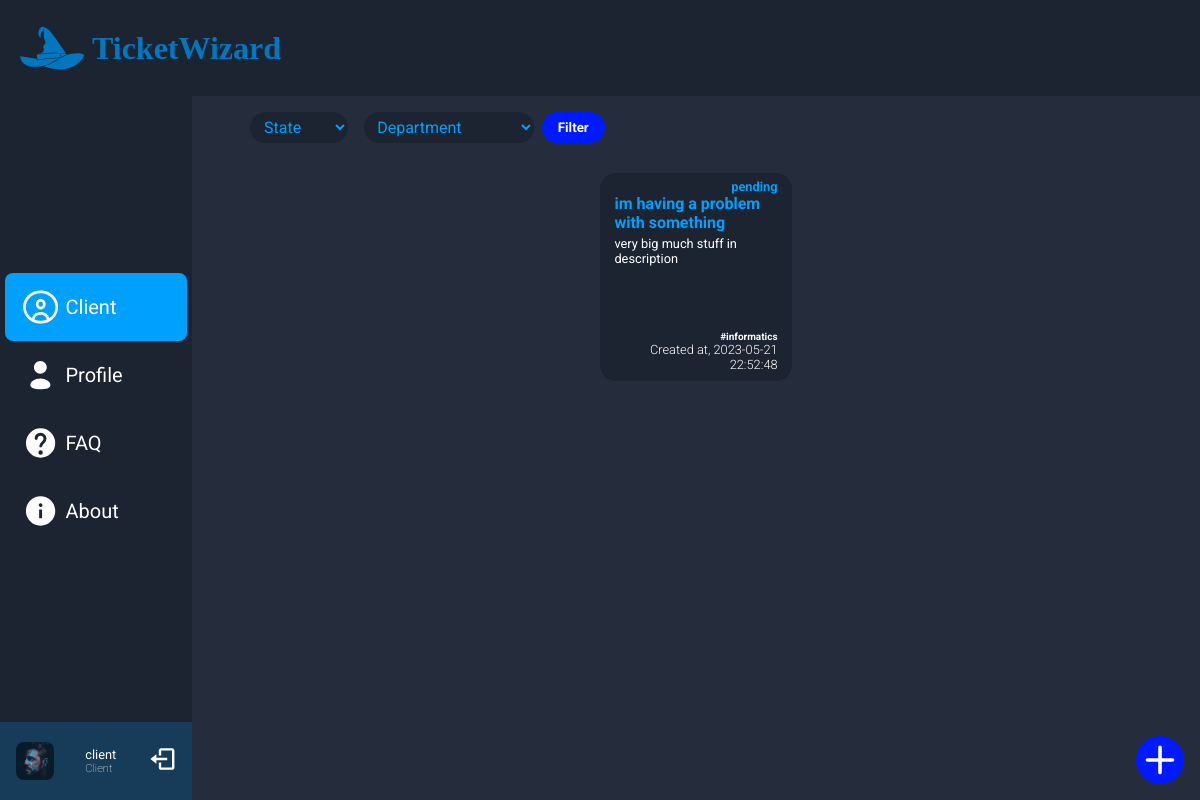
The page /pages/client.php (signed in) on the database its author committed.
### tables this page shows
CREATE TABLE User (
    --ID'S
    id INTEGER PRIMARY KEY AUTOINCREMENT,

    --CONTENT
    username VARCHAR(50) NOT NULL,
    password VARCHAR(50) NOT NULL,
    email VARCHAR(50) NOT NULL,
    full_name VARCHAR(100) NOT NULL,
    image VARCHAR(100),
    created_at TIMESTAMP DEFAULT CURRENT_TIMESTAMP
);

CREATE TABLE Ticket (
    --ID'S
    id INTEGER PRIMARY KEY AUTOINCREMENT,
    user_id INTEGER NOT NULL,
    user_assigned_id INTEGER ,
    department INTEGER,

    --CONTENT
    title VARCHAR(100) NOT NULL,
    description TEXT NOT NULL,
    status INTEGER DEFAULT 3,
    priority VARCHAR(20) ,
    created_at DEFAULT CURRENT_TIMESTAMP,
    updated_at DATETIME,
    isClosed INTEGER NOT NULL CHECK (isClosed IN (0,1)),

    --FOREIGN KEYS
    FOREIGN KEY (user_id) REFERENCES Users(id),
    FOREIGN KEY (user_assigned_id) REFERENCES Users(id),
    FOREIGN KEY (department) REFERENCES Department(id)
);

CREATE TABLE State_(
    --ID'S
    id INTEGER PRIMARY KEY AUTOINCREMENT,

    --CONTENT
    name VARCHAR(50) NOT NULL
);

CREATE TABLE TicketHashtags (
    ticket_id INTEGER,
    hashtag_id INTEGER,

    FOREIGN KEY (ticket_id) REFERENCES Ticket(id),
    FOREIGN KEY (hashtag_id) REFERENCES Hashtags(id)
);

CREATE TABLE Hashtags(
    --ID'S
    id INTEGER PRIMARY KEY AUTOINCREMENT,

    --CONTENT
    name VARCHAR(50) NOT NULL
);

### database/User.class.php (called while the page is built, shortened)
<?php
class User{
    public ?int $id;
    public function __construct(?int $id, string $username, string $password, string $email, string $fullName,string $image) {
        $this->id=$id;
        $this->fullName = $fullName;
        $this->image = $image;
    }
    public function whatPermission($db) {
        $stmt = $db->prepare("SELECT * FROM Admin WHERE id = ?");
        $stmt->execute([$this->id]);
        $result = $stmt->fetch();
        $stmt = $db->prepare("SELECT * FROM Agent WHERE id = ?");
        $stmt->execute([$this->id]);
        $result = $stmt->fetch();
        $stmt = $db->prepare("SELECT * FROM Client WHERE id = ?");
        $stmt->execute([$this->id]);
        $result = $stmt->fetch();
        if($result !== false) return 'Client';
        return null;
    }
    static function getUser($db, int $id) {
        $stmt = $db->prepare('
        SELECT *
        FROM User
        WHERE id = ?
        ');
        $stmt->execute(array($id));
        $user = $stmt->fetch();
        return new User(
            $user['id'],
            $user['username'],
            $user['password'],
            $user['email'],
            $user['full_name'],
            $user['image']
        );
    }
}
?>

### session.php (called while the page is built, shortened)
<?php
  class Session {
    public function getId() : ?int {
      return isset($_SESSION['id']) ? $_SESSION['id'] : null;
    }
  }
?>

### database/Ticket.class.php (called while the page is built, shortened)
<?php
function getTicketsFromClient($db, int $user_id) {
    $stmt = $db->prepare('
    SELECT id, user_id, user_assigned_id, department, title, description, status, priority, created_at, updated_at, isClosed
    FROM Ticket
    WHERE user_id = ?
    ');
    $stmt->execute(array($user_id));
    $tickets = $stmt->fetchAll();
    return $tickets;
}
function getStatusName($db, $id) {
    $stmt = $db->prepare('SELECT name FROM State_ WHERE id = ?');
    $stmt->execute(array($id));
    $status = $stmt->fetch();
    return $status['name'];
}
function getHashtagName($db, $id) {
    $stmt = $db->prepare('SELECT name FROM Hashtags WHERE id = ?');
    $stmt->execute(array($id));
    $hashtagname= $stmt->fetch();
    return $hashtagname['name'];
}
function getTicketHashtags($db, $id) {
    $stmt = $db->prepare('SELECT hashtag_id FROM TicketHashtags WHERE ticket_id = ?');
    $stmt->execute(array($id));
    $hashtags= $stmt->fetchAll();
    return $hashtags;
}

### templates/clientTickets.php (the view, shortened to what this page needs)
<?php function drawClientTickets($tickets, $db){ ?>
        <div class="main-content">
            <form class="filter" method="post" action="../pages/client.php">
                <select class="form-filter" id="State" name="State" col-index=1>
                    <option  value="">State</option>
                </select>
                <select class="form-filter" id="Department" name="Department" col-index=2>
                    <option value="">Department</option>
                </select>
                <input type="submit" value="Filter">
            </form>
            <div class="tickets-container">
            <?php foreach($tickets as $ticket) { ?>
                <div id="ticket" class="ticket unselectable" state="<?=$ticket['status']?>">
                    <div class="innerCard transition"  ticket_id =<?=$ticket['id'] ?>>
                        <div class="frontSide">
                            <p class="state"><?=getStatusName($db,$ticket['status'])?></p>
                            <h2 class="title"><?=$ticket['title'] ?></h2>
                            <p class="description"><?=$ticket['description'] ?> </p>
                            <p class="hashtags"><?php $hashtags=getTicketHashtags($db,$ticket['id']); foreach($hashtags as $hashtag) { ?>
                                <?=getHashtagName($db,$hashtag['hashtag_id'])?>
                            <?php } ?></p></p>
                            <p class="created">Created at, <?=$ticket['created_at'] ?></p>
                        </div>
                        <div class="backSide">
                            <h2><?=getStatusName($db,$ticket['status'])?></h2>
                            <p class="department"><span>Department: </span><?= getDepartmentName($db,$ticket['department']) ?></p>
                            <p class="agent"><span>Agent:</span><?php if(is_null($ticket['user_assigned_id'])){ echo ' Undefined';} else { $agentName=User::getUser($db,$ticket['user_assigned_id']); echo $agentName->username; }?> </p>
                        </div>
                    </div>
                </div>
                <?php } ?>
        </div>
    </div>
</body>
</html>
<?php } ?>

### templates/nav.tpl.php (shortened to what this page needs)
<?php function drawNav(User $user, $db, String $selected){ ?>
    <main>
        <nav class="nav-bar">
            <ul>
                <?php if($user->whatPermission($db)=='Client' || $user->whatPermission($db)== 'Agent' || $user->whatPermission($db)=='Admin') drawNavClient($selected);?>
                <?php $selectedBool='false'; if($selected=='profile') $selectedBool='true'; ?>
                <li class="nav-item unselectable" selected= <?= $selectedBool?>>
                    <a href="../pages/profile.php">
                        <div class="option-container">
                            <p>Profile</p>
                        </div>
                    </a>
                </li>
                <?php if($user->whatPermission($db)=='Agent' || $user->whatPermission($db)=='Admin' || $user->whatPermission($db)== 'Client') drawNavFaq($selected); ?>
                <?php if($user->whatPermission($db)=='Agent' || $user->whatPermission($db)=='Admin' || $user->whatPermission($db)== 'Client') drawNavAbout($selected); ?>
            </ul>
            <div class="user-info unselectable">
                <div class="square">
                    <img src="<?= $user->image?>" alt="user_image">
                </div>
                <div>
                    <p class="name"><?php echo $user->fullName?></p>
                    <p class="role"><?php echo $user->whatPermission($db) ?></p>
                </div>
                <a href='../actions/actionlogout.php'>
                    <svg class="log-out" fill="#000000" width="50" height="50" viewBox="0 0 24 24"
                         xmlns="http://www.w3.org/2000/svg"><path d="M16 13v-2H7V8l-5 4 5 4v-3z"/><path d="M20 3h-9c-1.103 0-2 .897-2 2v4h2V5h9v14h-9v-4H9v4c0 1.103.897 2 2 2h9c1.103 0 2-.897 2-2V5c0-1.103-.897-2-2-2z"/></svg>
                </a>
            </div>
        </nav>
<?php } ?>
<?php function drawNavClient(String $selected){ ?>
    <?php $selectedBool='false'; if($selected=='client') $selectedBool='true'; ?>
    <li class="nav-item unselectable" selected = <?php echo $selectedBool ?>>
        <a href='../pages/client.php'>
            <div class="option-container">
                <p>Client</p>
            </div>
        </a>
    </li>
<?php } ?>
<?php function drawNavFaq(String $selected){ ?>
    <?php $selectedBool='false'; if($selected=='faq') $selectedBool='true'; ?>
    <li class="nav-item unselectable" selected =<?php echo $selectedBool ?>>
        <a href='../pages/faq.php'>
            <div class="option-container">
                <p>FAQ</p>
            </div>
        </a>
    </li>
<?php } ?>
<?php function drawNavAbout(String $selected){ ?>
    <?php $selectedBool='false'; if($selected=='about') $selectedBool='true'; ?>
    <li class="nav-item unselectable" selected=<?php echo $selectedBool ?>>
        <a href="../pages/about.php">
            <div class="option-container">
                <p>About</p>
            </div>
        </a>
    </li>
<?php } ?>

### style/constants.css (style rules this page uses)
:root { --highlight-color: #00A0FF; --opened-color: #30B900; --pending-color: #ABABAB; --closed-color: #BF0000; --dark-blue: #1C2331; --background-color: #252D3D; --text-color: #FFF; --logo-color: #0077BE; --dark-blue-highlight: #001AFF; --text-font: 'Roboto', sans-serif; --hightlight-font: 'DM Serif Display', serif; }

### style/navigation.css (style rules this page uses)
* { margin: 0; text-decoration: none; }
ul, li { list-style-type: none; padding: 0; }
.unselectable { user-select: none; }
body { background: var(--background-color); }
main { display: flex; height: 88vh; }
ul { display: flex; flex-direction: column; align-items: center; width: 100%; margin-top: auto; }
li { border-radius: 0.5rem; width: 95%; }
.nav-bar { display: flex; flex-direction: column; align-items: center; background: var(--dark-blue); min-width: 16vw; }
.option-container { display: flex; align-items: center; gap: 5%; color: var(--text-color); font-size: 1.25em; font-family: var(--text-font); padding-inline: 10%; padding-block: 5%; cursor: pointer; }
li[selected = "true"] { background-color: var(--highlight-color); }
.nav-item svg, .nav-item path { min-width: 2rem; max-width: 2.2rem; aspect-ratio: 1/1; fill: var(--text-color); }
.user-info { margin-top: auto; display: flex; justify-content: space-around; align-items: center; background-color: rgba(0, 160, 255, 20%); width: 100%; padding-block: 0.75rem; }
.square { position: relative; width: min(3rem, 20%); aspect-ratio: 1/1; border-radius: 0.5rem; }
.square img { position: absolute; top: 0; left: 0; aspect-ratio: 1/1; border-radius: 0.5rem; width: 100%; object-fit: cover; }
.name, .role { color: var(--text-color); font-family: var(--text-font); }
.name { font-size: 80%; max-font-size: 1rem; overflow-x: clip; }
.role { font-size: 70%; max-font-size: 1rem; font-weight: lighter; overflow-x: clip; }
.log-out { fill: var(--text-color); min-width: 1.75rem; max-width: 1.8rem; aspect-ratio: 1/1; }

### style/create_ticket.css (style rules this page uses)
.add-form textarea::placeholder, input::placeholder { color: var(--text-color); }

### rows shown on the page
user: image (placeholder picture), full_name "client"
ticket: status.name "pending", title "im having a problem with something", description "very big much stuff in description", created_at "2023-05-21 22:52:48"
tickethashtags: hashtag.name "#informatics"

### other values the page prints
$user->whatPermission($db) "Client"
